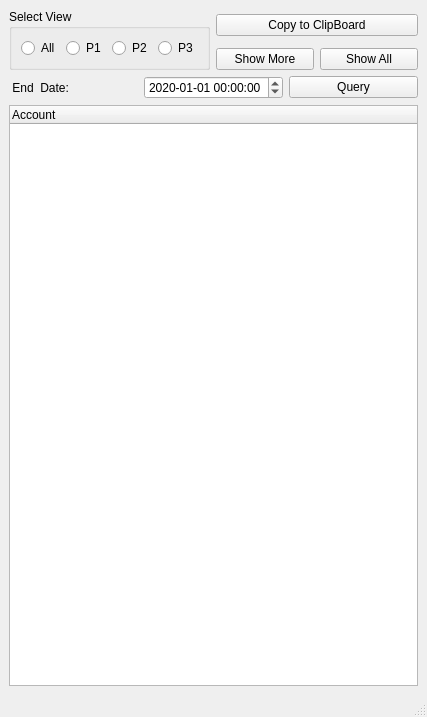
<?xml version="1.0" encoding="UTF-8"?>
<ui version="4.0">
 <class>FinancialStatement</class>
 <widget class="QMainWindow" name="FinancialStatement">
  <property name="geometry">
   <rect>
    <x>0</x>
    <y>0</y>
    <width>427</width>
    <height>717</height>
   </rect>
  </property>
  <property name="windowTitle">
   <string>Financial Statement</string>
  </property>
  <property name="windowIcon">
   <iconset resource="../resources.qrc">
    <normaloff>:/resource/Balance_Sheet.png</normaloff>:/resource/Balance_Sheet.png</iconset>
  </property>
  <widget class="QWidget" name="centralwidget">
   <layout class="QGridLayout" name="gridLayout">
    <item row="4" column="0" colspan="3">
     <widget class="QTreeWidget" name="treeWidget">
      <property name="font">
       <font>
        <pointsize>9</pointsize>
       </font>
      </property>
      <column>
       <property name="text">
        <string>Account</string>
       </property>
      </column>
     </widget>
    </item>
    <item row="3" column="0" colspan="3">
     <layout class="QHBoxLayout" name="horizontalLayout_2">
      <item>
       <widget class="QLabel" name="label_Date">
        <property name="text">
         <string> End  Date:</string>
        </property>
       </widget>
      </item>
      <item>
       <widget class="QDateTimeEdit" name="dateTimeEdit">
        <property name="maximumSize">
         <size>
          <width>16777215</width>
          <height>16777215</height>
         </size>
        </property>
        <property name="dateTime">
         <datetime>
          <hour>0</hour>
          <minute>0</minute>
          <second>0</second>
          <year>2020</year>
          <month>1</month>
          <day>1</day>
         </datetime>
        </property>
        <property name="displayFormat">
         <string>yyyy-MM-dd HH:mm:ss</string>
        </property>
       </widget>
      </item>
      <item>
       <widget class="QPushButton" name="pushButton_Query">
        <property name="text">
         <string>Query</string>
        </property>
       </widget>
      </item>
     </layout>
    </item>
    <item row="0" column="0" rowspan="3">
     <widget class="QGroupBox" name="groupBox">
      <property name="title">
       <string>Select View</string>
      </property>
      <layout class="QHBoxLayout" name="horizontalLayout">
       <item>
        <widget class="QRadioButton" name="radioButton_all">
         <property name="text">
          <string>All</string>
         </property>
        </widget>
       </item>
       <item>
        <widget class="QRadioButton" name="radioButton_1">
         <property name="text">
          <string>P1</string>
         </property>
        </widget>
       </item>
       <item>
        <widget class="QRadioButton" name="radioButton_2">
         <property name="text">
          <string>P2</string>
         </property>
        </widget>
       </item>
       <item>
        <widget class="QRadioButton" name="radioButton_3">
         <property name="text">
          <string>P3</string>
         </property>
        </widget>
       </item>
      </layout>
     </widget>
    </item>
    <item row="0" column="1" rowspan="2" colspan="2">
     <widget class="QPushButton" name="pushButtonExport">
      <property name="text">
       <string>Copy to ClipBoard</string>
      </property>
     </widget>
    </item>
    <item row="2" column="1">
     <widget class="QPushButton" name="pushButtonShowMore">
      <property name="text">
       <string>Show More</string>
      </property>
     </widget>
    </item>
    <item row="2" column="2">
     <widget class="QPushButton" name="pushButton">
      <property name="text">
       <string>Show All</string>
      </property>
     </widget>
    </item>
   </layout>
  </widget>
  <widget class="QMenuBar" name="menubar">
   <property name="geometry">
    <rect>
     <x>0</x>
     <y>0</y>
     <width>427</width>
     <height>21</height>
    </rect>
   </property>
  </widget>
  <widget class="QStatusBar" name="statusbar"/>
 </widget>
 <resources>
  <include location="../resources.qrc"/>
 </resources>
 <connections/>
</ui>
